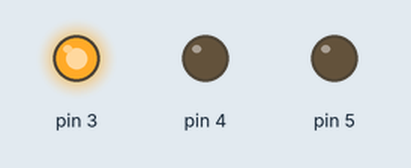
Bench run of a sketch on a simulated Arduino Uno, built with avr-gcc and run on an emulated ATmega328P. Shown: output pins drawn as LEDs (lit = HIGH).

Above: at 0.1 s.
At 0.9 s:
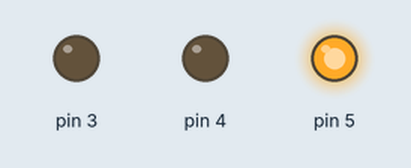
At 1.5 s:
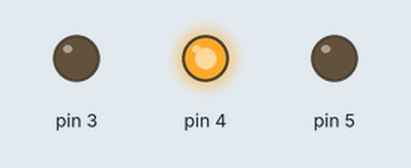
At 2.7 s:
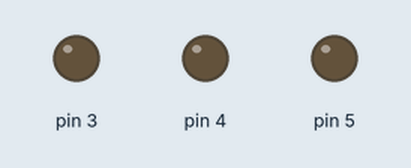
Timing chart, 0 to 3.0 s (numbered marks = the images above):
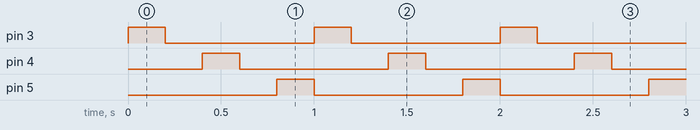

Measured:
- by itself, pin 3–5: alternates HIGH for 0.20 s and LOW for 0.80 s
- by itself, everything shown: repeats every 1.0 s, in 5 steps

The sketch:

reto_02_a.ino
```cpp
int tiempo = 200; //declara una variable como entero y de valor 200

void setup() { //comienza la configuracion
  pinMode(3, OUTPUT);
  pinMode(4, OUTPUT);
  pinMode(5, OUTPUT);
}

void loop() { //comienza el bucle principal del programa
  digitalWrite(3, HIGH);
  delay(tiempo);
  digitalWrite(3, LOW);
  delay(tiempo);
  digitalWrite(4, HIGH);
  delay(tiempo);
  digitalWrite(4, LOW);
  delay(tiempo);
  digitalWrite(5, HIGH);
  delay(tiempo);
  digitalWrite(5, LOW);
}
```
